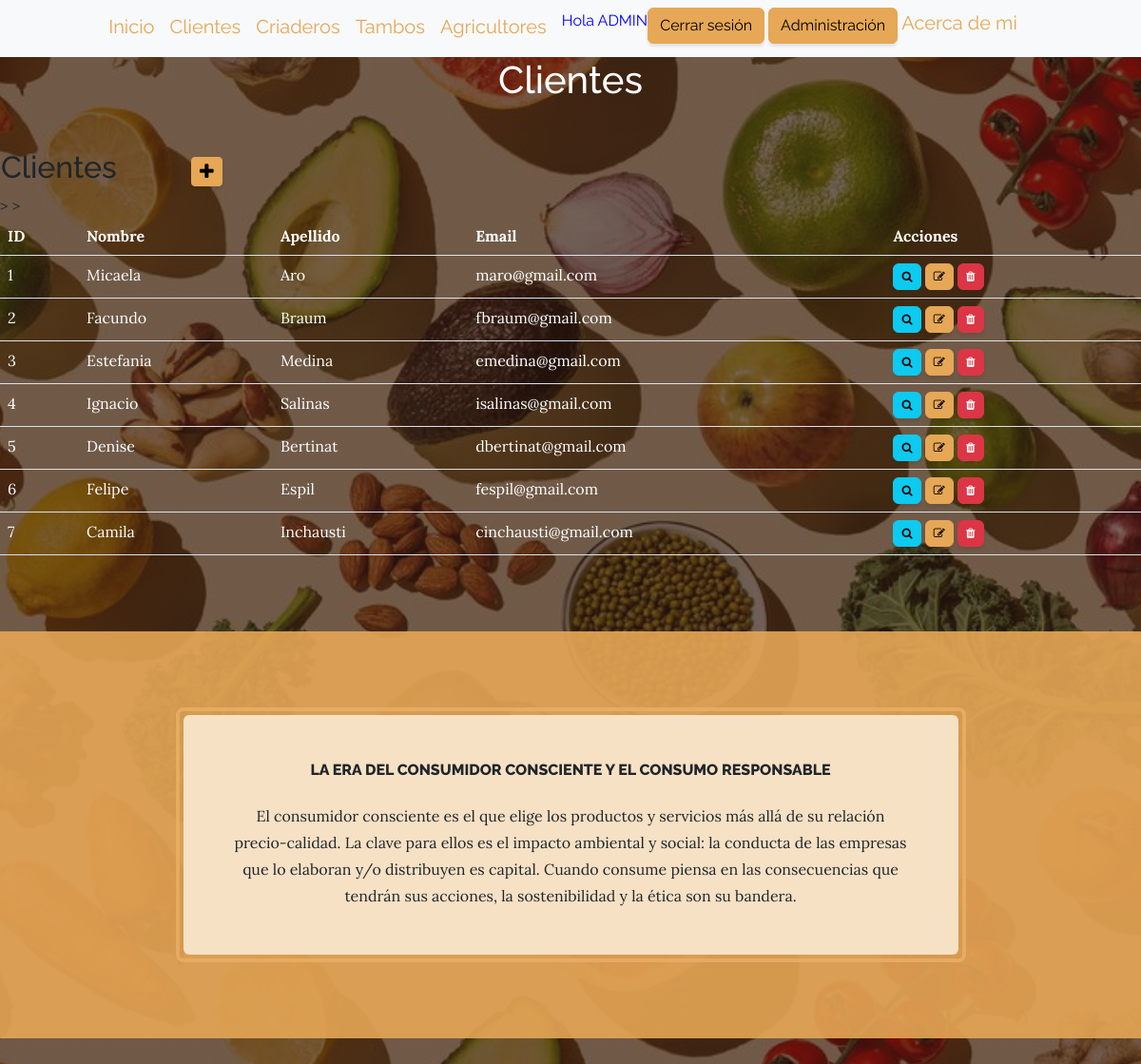
The page /aplicacion/clientes/ (signed in) on the database its author committed.
### aplicacion/models.py (models this page shows, shortened)
class Cliente(models.Model):
    nombre=models.CharField(max_length=50)
    apellido=models.CharField(max_length=50)
    email=models.EmailField()

### aplicacion/views.py (the view)
# urls.py: path('clientes/', ClienteList.as_view(), name="clientes"),
class ClienteList(LoginRequiredMixin, ListView):
    model = Cliente

### aplicacion/templates/aplicacion/cliente_list.html (shortened to what this page needs)
{% extends 'aplicacion/base.html' %}
{% load static %}
{% block cabecera %}
    Clientes
{% endblock cabecera %}
{% block contenido %}
<table>
    <tr>
        <td width="200"><h2>Clientes</h2></td>
        <td>
            <a
            href="{% url 'create_cliente' %}"
            class="btn btn-primary btn-sm"
            ><i class="fa fa-plus fa-lg" title="New Record"></i>
            </a>
        </td>
    </tr>
</table>
<table class="table">
    <thead>
        <tr>
            <th>ID</th>
            <th>Nombre</th>
            <th>Apellido</th>>
            <th>Email</th>>
            <th>Acciones</th>
        </tr>
    </thead>
    <tbody>
    {% for cliente in cliente_list %}
    <tr>
        <td>{{ cliente.id }}</td>
        <td>{{ cliente.nombre}}</td>
        <td>{{ cliente.apellido}}</td>
        <td>{{ cliente.email}}</td>
        <td>
            <a
             href="{% url 'detail_cliente' cliente.id %}"
             class="btn btn-info"
             style="--bs-btn-padding-y: .25rem; --bs-btn-padding-x: .5rem; --bs-btn-font-size: .75rem;"
             ><i class="fa fa-search fa-sm" tittle="View Record"></i>
            </a>
            <a
             href="{% url 'update_cliente' cliente.id %}"
             class="btn btn-primary"
             style="--bs-btn-padding-y: .25rem; --bs-btn-padding-x: .5rem; --bs-btn-font-size: .75rem;"
             ><i class="fa fa-edit fa-sm" tittle="Edit Record"></i>
            </a>
            <a
             href="{% url 'delete_cliente' cliente.id %}"
             class="btn btn-danger"
             style="--bs-btn-padding-y: .25rem; --bs-btn-padding-x: .5rem; --bs-btn-font-size: .75rem;"
             ><i class="fa fa-trash fa-sm" tittle="Delete Record"></i>
           </a>
        </td>
    </tr>
    {% endfor %}
    </tbody>
</table>
<section class="page-section cta">
    <div class="container">
        <div class="row">
            <div class="col-xl-9 mx-auto">
                <div class="cta-inner bg-faded text-center rounded">
                    <h2 class="section-heading mb-4">
                        <span class="section-heading-upper">La era del consumidor consciente y el consumo responsable</span>
                    </h2>
                    <p class="mb-0">El consumidor consciente es el que elige los productos y servicios más allá de su relación precio-calidad. La clave para ellos es el impacto ambiental y social: la conducta de las empresas que lo elaboran y/o distribuyen es capital. Cuando consume piensa en las consecuencias que tendrán sus acciones, la sostenibilidad y la ética son su bandera.</p>
                </div>
            </div>
        </div>
    </div>
</section>
{% endblock contenido %}

### aplicacion/templates/aplicacion/base.html (shortened to what this page needs)
<!DOCTYPE html>
<html lang="en">
    <head>
        {% load static %}
        <link rel="stylesheet" href="https://stackpath.bootstrapcdn.com/font-awesome/4.7.0/css/font-awesome.min.css">
        <link href="https://cdn.jsdelivr.net/npm/bootstrap@5.3.1/dist/css/bootstrap.min.css" rel="stylesheet">
        <link href="{% static 'aplicacion/css/styles.css' %}" rel="stylesheet" />
    </head>
    <body>
        <nav class="navbar navbar-expand-lg bg-body-tertiary" id="mainNav">
            <div class="container">
                <div class="collapse navbar-collapse" id="navbarSupportedContent">
                    <ul class="navbar-nav mx-auto">
                        <a class="navbar-brand" href="{% url 'inicio' %}">Inicio</a>
                        {% if user.is_authenticated %}
                        <a class="navbar-brand" href="{% url 'clientes' %}">Clientes</a>
                        <a class="navbar-brand" href="{% url 'criaderos' %}">Criaderos</a>
                        <a class="navbar-brand" href="{% url 'tambos' %}">Tambos</a>
                        <a class="navbar-brand" href="{% url 'agricultores' %}">Agricultores</a>
                        <p style="color:blue">Hola {{ user.username|upper }}</p>
                        <div>
                        <a class="btn btn-primary" href="{% url 'logout' %}">Cerrar sesión</a>
                        <a class="btn btn-primary" href="{% url 'admin:index' %}">Administración</a>
                        <a class="navbar-brand" href="{% url 'acerca' %}">Acerca de mi</a>
                        {% else %}
                        <a class="btn btn-info" href="{% url 'register' %}">Registrarse</a>
                        <a class="btn btn-info" href="{% url 'login' %}">Login</a>
                        {% endif %}
                    </ul>
                </div>
            </div>
        </nav>
        <header class="masthead">
            <div class="container position-relative">
                <div class="row justify-content-center">
                    <div class="col-xl-6">
                        <div class="text-center text-white">
                            <h1 class="mb-5">
                                {% block cabecera %}{% endblock cabecera %}
                            </h1>
                        </div>
                    </div>
                </div>
            </div>
        </header>
        {% block contenido %}{% endblock contenido %}
    </body>
</html>

### rows shown on the page
Cliente: id "1", nombre "Micaela", apellido "Aro", email "maro@gmail.com"
Cliente: id "2", nombre "Facundo", apellido "Braum", email "fbraum@gmail.com"
Cliente: id "3", nombre "Estefania", apellido "Medina", email "emedina@gmail.com"
Cliente: id "4", nombre "Ignacio", apellido "Salinas", email "isalinas@gmail.com"
Cliente: id "5", nombre "Denise", apellido "Bertinat", email "dbertinat@gmail.com"
Cliente: id "6", nombre "Felipe", apellido "Espil", email "fespil@gmail.com"
Cliente: id "7", nombre "Camila", apellido "Inchausti", email "cinchausti@gmail.com"

### other values the page prints
{{ user.username|upper }} "ADMIN"
